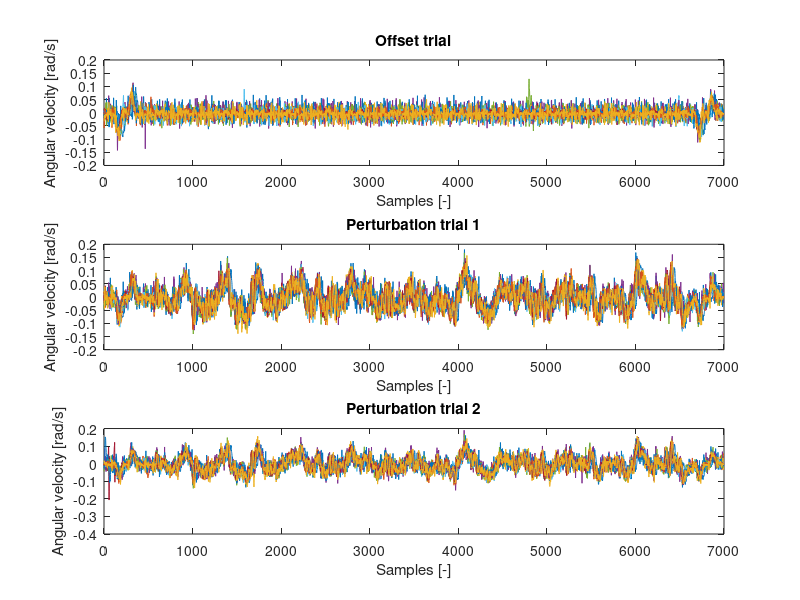

Reproduce this figure in MATLAB. (Note: this script raises an error after producing the figure.)
%% Processing and analysing raw yaw IMU data for upperbody for 24 subjects

% This script processes the raw upperbody IMU data for 24 subjects into final
% angular velocity input signals suitable for system identification.

clear all
close all
clc 

%% Load files
% !!! CHANGE DESIGNED PERTURBATION FOR CORRECT MOTION HERE !!!
% Designed perturbation signal
load('yaw_pert_amp1'); 
clearvars yaw_acc_amp1 yaw_dis_amp1

% !!! CHANGE mat-file FOR CORRECT MOTION HERE !!!
% Measured force signals
IMU_data  = load('cell_array_yaw_upperbody_IMU_data_24subs.mat');

%% Define the correct sign convention here
des_pert    = -yaw_vel_amp1;
clearvars yaw_vel_amp1

%% Genereta cell structure (DO NOT CHANGE!)
IMU_data    = struct2cell(IMU_data);
offset      = cell2mat(IMU_data{1});
trial1      = cell2mat(IMU_data{2});
trial2      = cell2mat(IMU_data{3});

%% Plot raw angular velocity data
figure('name', 'Raw IMU data')
subplot(311)
    plot(offset)
    xlabel('Samples [-]')
    ylabel('Angular velocity [rad/s]')
    title('Offset trial');
subplot(312)
    plot(trial1)
    xlabel('Samples [-]')
    ylabel('Angular velocity [rad/s]')
    title('Perturbation trial 1');
subplot(313)
    plot(trial2)
    xlabel('Samples [-]')
    ylabel('Angular velocity [rad/s]')
    title('Perturbation trial 2');
    
%% Filtering IMU data for removing noise
close all
offset_filt = IMU_noise_filter(offset);
trial1_filt = IMU_noise_filter(trial1);
trial2_filt = IMU_noise_filter(trial2);

%% Plot unfiltered against filtered IMU data
figure('name','Unfiltered vs. filtered IMU data')
subplot(231)
    plot(offset)
%    ylim([8 12]);
%   xlim([0 7000]);
    ylabel('Angular velocity [rad/s]')
    title('Offset trial unfiltered');
subplot(234)
    plot(offset_filt)
%     ylim([8 12]);
%     xlim([0 7000]);
    ylabel('Angular velocity [rad/s]')
    xlabel('Samples [-]')
    title('Offset trial filtered');
subplot(232)
    plot(trial1)
%     ylim([8 12]);
%     xlim([0 7000]);
    title('Trial 1 unfiltered');
subplot(235)
    plot(trial1_filt)
%     ylim([8 12]);
%     xlim([0 7000]);
    ylabel('Angular velocity [rad/s]')
    xlabel('Samples [-]')
    title('Trial 1 filtered');
subplot(233)
    plot(trial2)
%     ylim([8 12]);
%     xlim([0 7000]);
    ylabel('Angular velocity [rad/s]')
    xlabel('Samples [-]')
    title('Trial 2 unfiltered');
subplot(236)
    plot(trial2_filt)
%     ylim([8 12]);
%     xlim([0 7000]);
    ylabel('Angular velocity [rad/s]')
    xlabel('Samples [-]')
    title('Trial 2 filtered');

%% Compare designed perturbation signal with measured IMU signal
close all
figure()
    hold on;
    plot(des_pert);
    plot(trial1_filt(:,1));
    legend('Des. perturbation', 'Mes. signal')

%% Calculate delay and align all measured interface forces with the designed signal 
close all 
% this function calculates for all participants the delay between the
% designed signal and the measured IMU signals for trial 1 and 2.
[t1_aligned, lag_t1] = my_xcov_function_IMU(des_pert, trial1_filt);
[t2_aligned, lag_t2] = my_xcov_function_IMU(des_pert, trial2_filt);

%% Resample the measured IMU data
% p and q define the resampling rate = p/q
p = 6500;
q = 6503;

t1_resampled = my_resample_function(t1_aligned,p,q);
t2_resampled = my_resample_function(t2_aligned,p,q);

%% Check here the effect of my_xcov fuction
% give in subject number here
subject = 15;

% calculate offset of IMU sensor for better comparison 
 error = mean(offset(1000:6000,subject));
% 
figure('name','Checking the effect of my_xcov fuction')
subplot(211)
    hold on;
    plot(des_pert)
    plot(t1_aligned{subject}-error)
    ylabel('Angular velocity [rad/s]')
    xlabel('Samples [-]')
    legend('Des. perturbation', 'Raw Mes. signal')
subplot(212)
    hold on;
    plot(des_pert)
    plot(t1_resampled{subject}-error)
    ylabel('Angular velocity [rad/s]')
    xlabel('Samples [-]')
    legend('Des. perturbation', 'Aligned. Mes. signal')

%% Extract perturbation part from measured IMU signals
final_vel_t1 = extract_pert_part_IMU(t1_aligned);
final_vel_t2 = extract_pert_part_IMU(t2_aligned);

figure()
subplot(211)
    plot(final_vel_t1);
    xlim([0 1000]);
subplot(212)
    plot(final_vel_t2);
    xlim([0 1000]);
    
%% Store final vel. signals for system identification (SI) 
close all
%%% !!! CHANGE NAME IN CORRECT MOTION !!! %%%
yaw_vel_upperbody_signals_SI_t1 = final_vel_t1; 
yaw_vel_upperbody_signals_SI_t2 = final_vel_t2;

%%% !!! STORE IN SAME DIRECTORY THAT CONTAINS THE TRANSFER FUNCTION SCRIPT FOR RIDER ID !!! %%% 
save('D:\gdialynas\Desktop\My files\Passive rider project\Jelle_de_hann_final\IMU_data\Upperbody\Yaw\yaw_vel_upperbody_signals_SI_t1_t2.mat','yaw_vel_upperbody_signals_SI_t1','yaw_vel_upperbody_signals_SI_t2');
